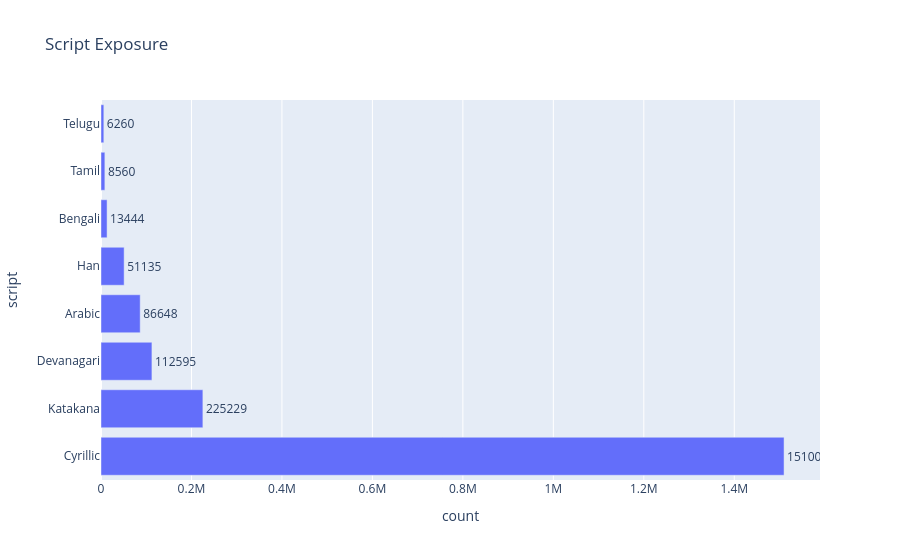

The notebook cell saved with this chart:
### Code cell
fig = px.bar(
    exp[exp["script"] != "Latin"],
    x="count",
    y="script",
    title="Script Exposure",
    text="count"
)

fig.update_traces(textposition="outside")

fig.show()

### Figure 1 — Plotly figure (JSON) as saved in the notebook; plotly's stock layout.template omitted (floating-point values rounded to 4 significant figures)
{"data": [{"hovertemplate": "count=%{text}<br>script=%{y}<extra></extra>", "legendgroup": "", "marker": {"color": "#636efa", "pattern": {"shape": ""}}, "name": "", "orientation": "h", "showlegend": false, "text": [1510000.0, 225200.0, 112600.0, 86650.0, 51140.0, 13440.0, 8560.0, 6260.0], "textposition": "outside", "type": "bar", "x": [1510058, 225229, 112595, 86648, 51135, 13444, 8560, 6260], "xaxis": "x", "y": ["Cyrillic", "Katakana", "Devanagari", "Arabic", "Han", "Bengali", "Tamil", "Telugu"], "yaxis": "y"}], "layout": {"barmode": "relative", "legend": {"tracegroupgap": 0}, "title": {"text": "Script Exposure"}, "xaxis": {"anchor": "y", "domain": [0, 1], "title": {"text": "count"}}, "yaxis": {"anchor": "x", "domain": [0, 1], "title": {"text": "script"}}}}
